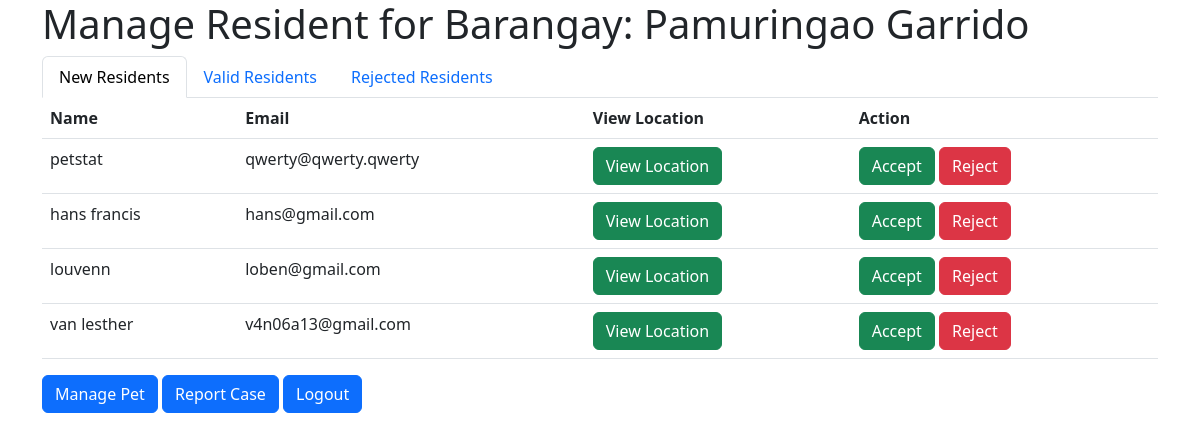
Page /dashboard1.php (signed in) on the earlier database version.
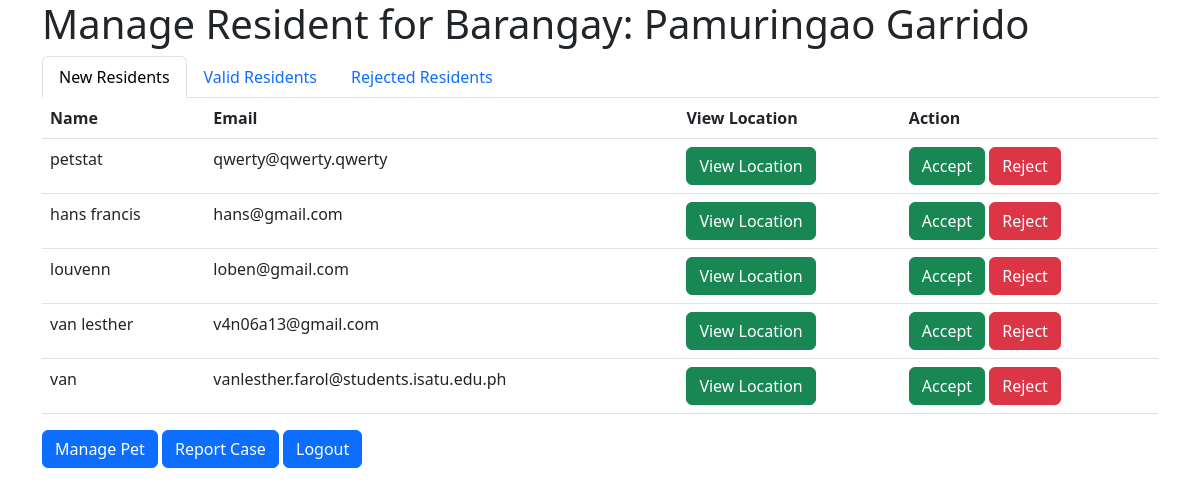
Same page on the later database version.
### tables this page shows
CREATE TABLE `resident` (
  `residentID` int(11) NOT NULL,
  `geoID` int(11) NOT NULL,
  `brgyID` int(11) NOT NULL,
  `name` varchar(50) NOT NULL,
  `contactNo` varchar(15) NOT NULL,
  `email` varchar(50) NOT NULL,
  `password` varchar(30) NOT NULL,
  `userType` tinyint(1) NOT NULL DEFAULT 0,
  `userStatus` tinyint(1) NOT NULL DEFAULT 0
);

### class/resident.php (called while the page is built, shortened)
<?php
require_once "db_connect.php";
class Resident {
public function getAllNewResidents() {
    global $conn;
    $query = "SELECT * FROM resident WHERE userStatus = 0";
    $result = $conn->query($query);
    return $result;
}
}
?>

### dashboard1.php (the view, shortened to what this page needs)
<?php
require_once("class/resident.php");
?>
<!DOCTYPE html>
<html>
<head>
    <link rel="stylesheet" href="https://cdnjs.cloudflare.com/ajax/libs/bootstrap/5.3.0/css/bootstrap.min.css">
</head>
<body>
    <div class="container">
    <h1>Manage Resident for Barangay: <?php echo isset($_SESSION['user']['barangay']) ? $_SESSION['user']['barangay'] : ''; ?></h1>
        <ul class="nav nav-tabs">
            <li class="nav-item">
                <a class="nav-link active" href="#newResidents" data-bs-toggle="tab">New Residents</a>
            </li>
            <li class="nav-item">
                <a class="nav-link" href="#validResidents" data-bs-toggle="tab">Valid Residents</a>
            </li>
            <li class="nav-item">
                <a class="nav-link" href="#rejectedResidents" data-bs-toggle="tab">Rejected Residents</a>
            </li>
        </ul>
        <div class="tab-content">
            <div class="tab-pane fade show active" id="newResidents">
                <table class="table">
                    <thead>
                        <tr>
                            <th>Name</th>
                            <th>Email</th>
                            <th>View Location</th>
                            <th>Action</th>
                        </tr>
                    </thead>
                    <tbody>
                        <?php
                        $resident = new Resident();
                        $users = $resident->getAllNewResidents();
                        while ($row = $users->fetch_assoc()) {
                            echo '<tr>';
                            echo '<td>' . $row['name'] . '</td>';
                            echo '<td>' . $row['email'] . '</td>';
                            echo '<td>
                                     <form method="post" action="proccess_viewResidentLocation.php">
                                        <input type="hidden" name="userID" value="' . $row['residentID'] . '">
                                        <button type="submit" name="accept" class="btn btn-success">View Location</button>
                                    </form>
                             </td>';
                            echo '<td>
                                    <form method="post" action="dashboard1.php">
                                        <input type="hidden" name="userID" value="' . $row['residentID'] . '">
                                        <button type="submit" name="accept" class="btn btn-success">Accept</button>
                                        <button type="submit" name="reject" class="btn btn-danger">Reject</button>
                                    </form>
                                </td>';
                            echo '</tr>';
                        }
                        ?>
                    </tbody>
                </table>
            </div>
            <a href="dashboard1pet.php" class="btn btn-primary">Manage Pet</a>
            <a href="reportCase.php" class="btn btn-primary">Report Case</a>
            <a href="logout.php" class="btn btn-primary">Logout</a>
        </div>
    </div>
</body>
</html>

Differences in the rows shown:
added resident: name "van", email "vanlesther.farol@students.isatu.edu.ph"
